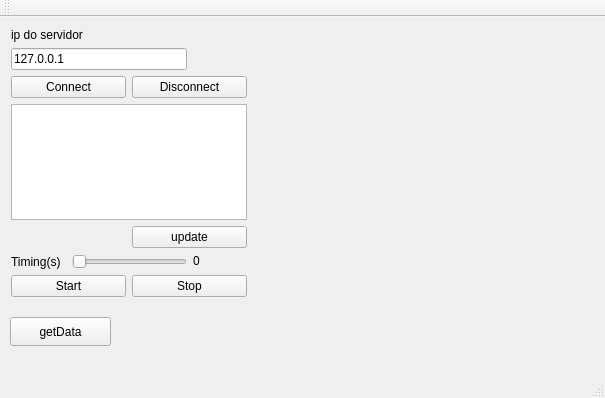
<?xml version="1.0" encoding="UTF-8"?>
<ui version="4.0">
 <class>MainWindow</class>
 <widget class="QMainWindow" name="MainWindow">
  <property name="geometry">
   <rect>
    <x>0</x>
    <y>0</y>
    <width>605</width>
    <height>398</height>
   </rect>
  </property>
  <property name="windowTitle">
   <string>MainWindow</string>
  </property>
  <widget class="QWidget" name="centralWidget">
   <widget class="QPushButton" name="pushButtonGet">
    <property name="geometry">
     <rect>
      <x>10</x>
      <y>300</y>
      <width>101</width>
      <height>29</height>
     </rect>
    </property>
    <property name="text">
     <string>getData</string>
    </property>
   </widget>
   <widget class="Plotter" name="widget" native="true">
    <property name="geometry">
     <rect>
      <x>260</x>
      <y>0</y>
      <width>341</width>
      <height>281</height>
     </rect>
    </property>
   </widget>
   <widget class="QWidget" name="">
    <property name="geometry">
     <rect>
      <x>0</x>
      <y>0</y>
      <width>258</width>
      <height>291</height>
     </rect>
    </property>
    <layout class="QGridLayout" name="gridLayout">
     <item row="1" column="0" colspan="3">
      <widget class="QLineEdit" name="lineEdit_servidor">
       <property name="text">
        <string>127.0.0.1</string>
       </property>
      </widget>
     </item>
     <item row="5" column="0">
      <widget class="QLabel" name="label_timings">
       <property name="text">
        <string>Timing(s)</string>
       </property>
      </widget>
     </item>
     <item row="2" column="0" colspan="4">
      <layout class="QHBoxLayout" name="horizontalLayout">
       <item>
        <widget class="QPushButton" name="pushButton_connect">
         <property name="text">
          <string>Connect</string>
         </property>
        </widget>
       </item>
       <item>
        <widget class="QPushButton" name="pushButton_disconnect">
         <property name="text">
          <string>Disconnect</string>
         </property>
        </widget>
       </item>
      </layout>
     </item>
     <item row="0" column="0" colspan="2">
      <widget class="QLabel" name="label_timings_2">
       <property name="text">
        <string>ip do servidor</string>
       </property>
      </widget>
     </item>
     <item row="5" column="1" colspan="2">
      <widget class="QSlider" name="horizontalSlider">
       <property name="minimum">
        <number>1</number>
       </property>
       <property name="maximum">
        <number>10</number>
       </property>
       <property name="orientation">
        <enum>Qt::Orientation::Horizontal</enum>
       </property>
      </widget>
     </item>
     <item row="6" column="0" colspan="4">
      <layout class="QHBoxLayout" name="horizontalLayout_2">
       <item>
        <widget class="QPushButton" name="pushButton_start">
         <property name="text">
          <string>Start</string>
         </property>
        </widget>
       </item>
       <item>
        <widget class="QPushButton" name="pushButton_stop">
         <property name="text">
          <string>Stop</string>
         </property>
        </widget>
       </item>
      </layout>
     </item>
     <item row="5" column="3">
      <widget class="QLabel" name="label">
       <property name="text">
        <string>&lt;html&gt;&lt;head/&gt;&lt;body&gt;&lt;p&gt;0&lt;/p&gt;&lt;/body&gt;&lt;/html&gt;</string>
       </property>
      </widget>
     </item>
     <item row="4" column="2" colspan="2">
      <widget class="QPushButton" name="pushButton_update">
       <property name="text">
        <string>update</string>
       </property>
      </widget>
     </item>
     <item row="3" column="0" colspan="4">
      <widget class="QListWidget" name="listWidget_servidores"/>
     </item>
    </layout>
   </widget>
  </widget>
  <widget class="QMenuBar" name="menuBar">
   <property name="geometry">
    <rect>
     <x>0</x>
     <y>0</y>
     <width>605</width>
     <height>22</height>
    </rect>
   </property>
  </widget>
  <widget class="QToolBar" name="mainToolBar">
   <attribute name="toolBarArea">
    <enum>TopToolBarArea</enum>
   </attribute>
   <attribute name="toolBarBreak">
    <bool>false</bool>
   </attribute>
  </widget>
  <widget class="QStatusBar" name="statusBar"/>
 </widget>
 <layoutdefault spacing="6" margin="11"/>
 <customwidgets>
  <customwidget>
   <class>Plotter</class>
   <extends>QWidget</extends>
   <header>plotter.h</header>
   <container>1</container>
  </customwidget>
 </customwidgets>
 <resources/>
 <connections/>
</ui>
